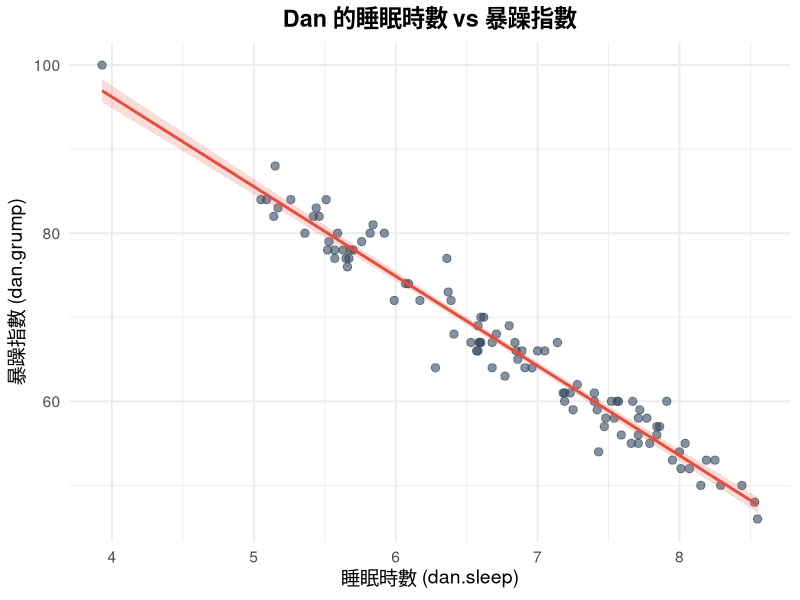
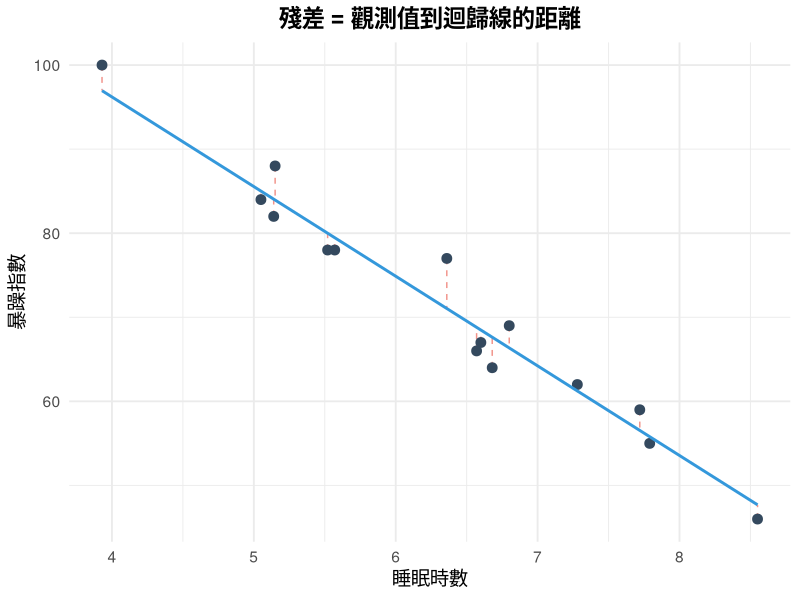
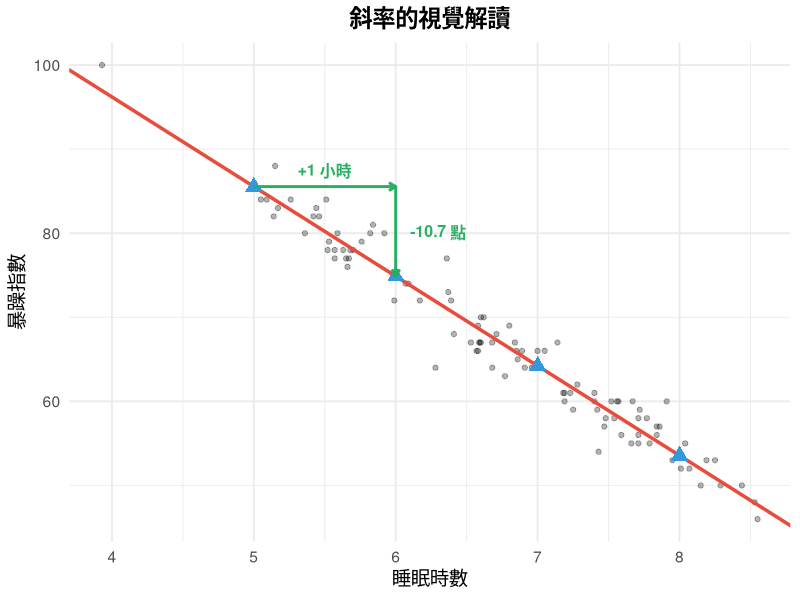
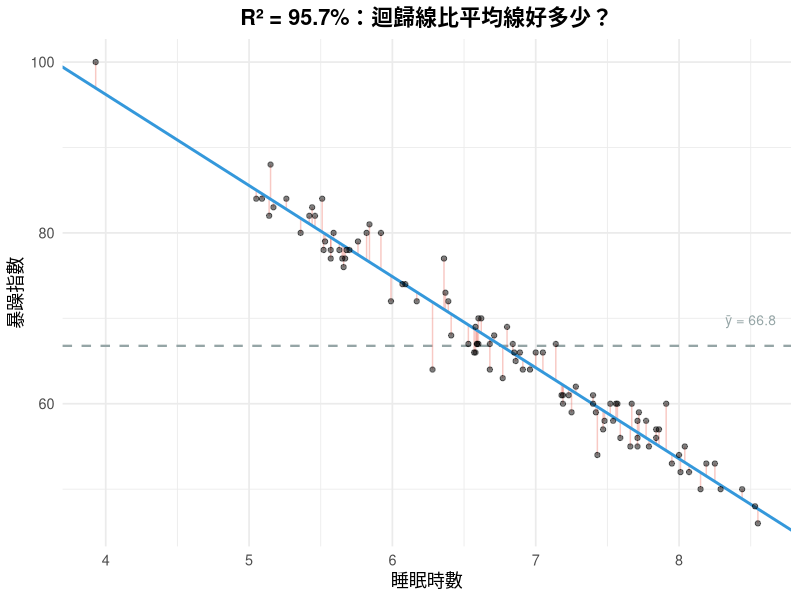
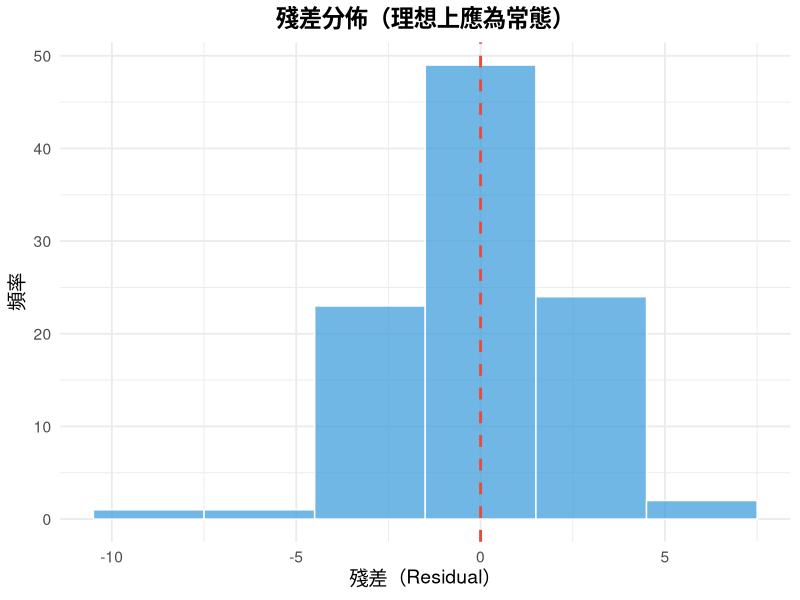
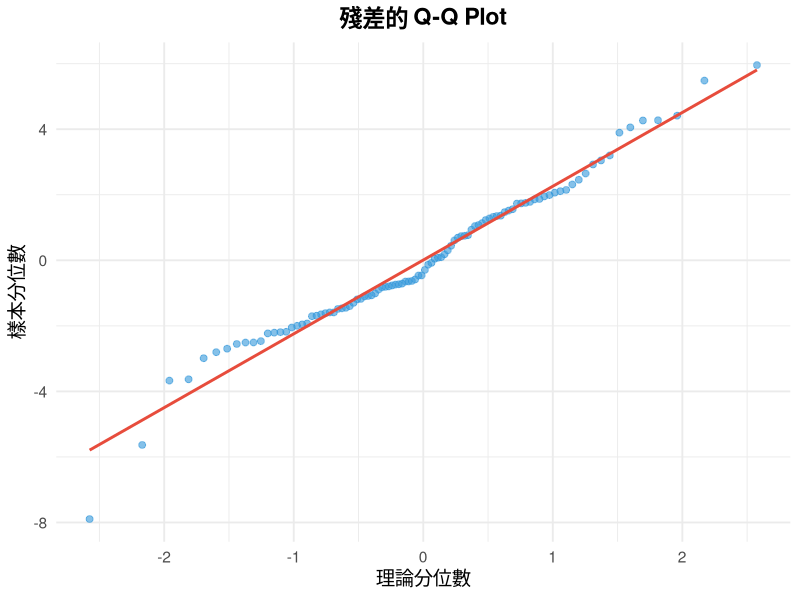
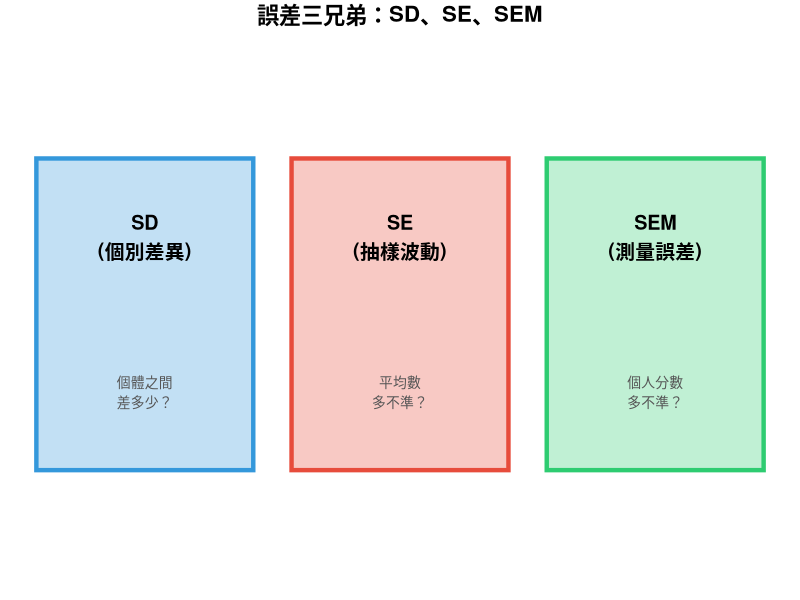

These figures' R source, in order:
## ---- chunk 1
knitr::opts_chunk$set(echo = FALSE, warning = FALSE, message = FALSE,
                      fig.width = 9, fig.height = 5)
library(ggplot2)
library(dplyr)

# ===== parenthood 資料續用（W14 → W15）=====
# 電子書第 12 章：迴歸部分
parenthood <- data.frame(
  dan.sleep = c(7.59, 7.91, 5.14, 7.71, 6.68, 5.99, 8.19, 7.19, 7.40, 6.58,
                8.44, 7.18, 8.01, 5.51, 6.89, 8.00, 7.42, 6.36, 7.86, 7.79,
                5.70, 7.19, 7.54, 3.93, 5.15, 6.57, 8.07, 5.92, 7.47, 6.85,
                6.41, 6.60, 7.95, 6.53, 6.86, 5.82, 6.60, 7.84, 7.84, 7.25,
                6.68, 6.62, 5.42, 7.56, 7.57, 5.53, 8.55, 6.39, 7.72, 6.09,
                7.77, 8.15, 5.67, 5.84, 7.71, 7.23, 8.29, 7.71, 5.26, 7.14,
                8.04, 7.52, 5.46, 5.59, 6.80, 5.57, 6.96, 8.25, 5.66, 5.63,
                7.28, 6.91, 6.84, 5.57, 7.40, 5.65, 6.17, 7.66, 5.09, 7.00,
                7.67, 6.77, 6.28, 5.44, 7.48, 6.37, 8.53, 5.36, 5.52, 6.59,
                7.05, 5.17, 6.58, 5.76, 6.07, 6.71, 7.43, 5.68, 6.59, 5.05),
  dan.grump = c(56, 60, 82, 55, 67, 72, 53, 60, 60, 69,
                50, 61, 52, 84, 66, 54, 59, 77, 57, 55,
                78, 61, 58, 100, 88, 66, 52, 80, 57, 66,
                68, 70, 53, 67, 65, 80, 67, 57, 56, 59,
                64, 70, 82, 60, 60, 79, 46, 72, 59, 74,
                58, 50, 77, 81, 58, 61, 50, 56, 84, 67,
                55, 60, 82, 80, 69, 77, 64, 53, 76, 78,
                62, 64, 67, 78, 61, 77, 72, 55, 84, 66,
                60, 63, 64, 83, 58, 73, 48, 80, 78, 67,
                66, 83, 66, 79, 74, 68, 54, 78, 67, 84)
)

# 預計算迴歸
fit <- lm(dan.grump ~ dan.sleep, data = parenthood)
fit_summary <- summary(fit)
parenthood$predicted <- fitted(fit)
parenthood$residuals <- residuals(fit)
## ---- chunk 2
ggplot(parenthood, aes(x = dan.sleep, y = dan.grump)) +
  geom_point(alpha = 0.6, size = 2.5, color = "#34495e") +
  geom_smooth(method = "lm", se = TRUE, color = "#e74c3c", fill = "#e74c3c", alpha = 0.2) +
  labs(title = "Dan 的睡眠時數 vs 暴躁指數",
       x = "睡眠時數 (dan.sleep)",
       y = "暴躁指數 (dan.grump)") +
  theme_minimal(base_size = 14) +
  theme(plot.title = element_text(hjust = 0.5, face = "bold"))
## ---- chunk 3
set.seed(42)
sample_idx <- sort(sample(1:100, 15))
parenthood_sample <- parenthood[sample_idx, ]

ggplot(parenthood_sample, aes(x = dan.sleep, y = dan.grump)) +
  geom_segment(aes(xend = dan.sleep, yend = predicted),
               color = "#e74c3c", alpha = 0.6, linetype = "dashed") +
  geom_point(size = 3, color = "#34495e") +
  geom_line(aes(y = predicted), color = "#3498db", size = 1) +
  labs(title = "殘差 = 觀測值到迴歸線的距離",
       x = "睡眠時數", y = "暴躁指數") +
  theme_minimal(base_size = 14) +
  theme(plot.title = element_text(hjust = 0.5, face = "bold"))
## ---- chunk 4
sleep_range <- data.frame(dan.sleep = c(5, 6, 7, 8))
sleep_range$predicted <- predict(fit, newdata = sleep_range)

ggplot(parenthood, aes(x = dan.sleep, y = dan.grump)) +
  geom_point(alpha = 0.3, size = 1.5) +
  geom_abline(intercept = coef(fit)[1], slope = coef(fit)[2],
              color = "#e74c3c", size = 1.2) +
  geom_point(data = sleep_range, aes(x = dan.sleep, y = predicted),
             color = "#3498db", size = 4, shape = 17) +
  annotate("segment", x = 5, xend = 6, y = sleep_range$predicted[1], yend = sleep_range$predicted[1],
           color = "#27ae60", size = 1, arrow = arrow(length = unit(0.2, "cm"))) +
  annotate("segment", x = 6, xend = 6, y = sleep_range$predicted[1], yend = sleep_range$predicted[2],
           color = "#27ae60", size = 1, arrow = arrow(length = unit(0.2, "cm"))) +
  annotate("text", x = 5.5, y = sleep_range$predicted[1] + 2,
           label = "+1 小時", color = "#27ae60", size = 4, fontface = "bold") +
  annotate("text", x = 6.3, y = mean(sleep_range$predicted[1:2]),
           label = sprintf("%.1f 點", coef(fit)[2]),
           color = "#27ae60", size = 4, fontface = "bold") +
  labs(title = "斜率的視覺解讀",
       x = "睡眠時數", y = "暴躁指數") +
  theme_minimal(base_size = 14) +
  theme(plot.title = element_text(hjust = 0.5, face = "bold"))
## ---- chunk 5
r_squared <- fit_summary$r.squared
## ---- chunk 6
parenthood_plot <- parenthood %>%
  mutate(
    y_mean = mean(dan.grump),
    ss_total_i = (dan.grump - y_mean)^2,
    ss_resid_i = (dan.grump - predicted)^2
  )

p1 <- ggplot(parenthood_plot, aes(x = dan.sleep, y = dan.grump)) +
  geom_hline(yintercept = mean(parenthood$dan.grump),
             linetype = "dashed", color = "#95a5a6", size = 0.8) +
  geom_segment(aes(xend = dan.sleep, yend = predicted),
               color = "#e74c3c", alpha = 0.3) +
  geom_abline(intercept = coef(fit)[1], slope = coef(fit)[2],
              color = "#3498db", size = 1) +
  geom_point(alpha = 0.5, size = 1.5) +
  annotate("text", x = 8.5, y = mean(parenthood$dan.grump) + 3,
           label = sprintf("ȳ = %.1f", mean(parenthood$dan.grump)),
           color = "#95a5a6", size = 3.5) +
  labs(title = sprintf("R² = %.1f%%：迴歸線比平均線好多少？", r_squared * 100),
       x = "睡眠時數", y = "暴躁指數") +
  theme_minimal(base_size = 13) +
  theme(plot.title = element_text(hjust = 0.5, face = "bold"))

p1
## ---- chunk 7
ggplot(parenthood, aes(x = residuals)) +
  geom_histogram(binwidth = 3, fill = "#3498db", color = "white", alpha = 0.7) +
  geom_vline(xintercept = 0, linetype = "dashed", color = "#e74c3c", size = 1) +
  labs(title = "殘差分佈（理想上應為常態）",
       x = "殘差（Residual）", y = "頻率") +
  theme_minimal(base_size = 14) +
  theme(plot.title = element_text(hjust = 0.5, face = "bold"))
## ---- chunk 8
ggplot(parenthood, aes(sample = residuals)) +
  stat_qq(color = "#3498db", alpha = 0.6, size = 2) +
  stat_qq_line(color = "#e74c3c", size = 1) +
  labs(title = "殘差的 Q-Q Plot",
       x = "理論分位數", y = "樣本分位數") +
  theme_minimal(base_size = 14) +
  theme(plot.title = element_text(hjust = 0.5, face = "bold"))
## ---- chunk 9
error_df <- data.frame(
  type = c("SD\n(個別差異)", "SE\n(抽樣波動)", "SEM\n(測量誤差)"),
  formula = c("s", "s / sqrt(N)", "s × sqrt(1-r)"),
  question = c("個體之間\n差多少？", "平均數\n多不準？", "個人分數\n多不準？"),
  x = 1:3,
  y = 1
)

ggplot(error_df, aes(x = x, y = y)) +
  geom_tile(width = 0.85, height = 0.6, fill = c("#3498db", "#e74c3c", "#2ecc71"),
            alpha = 0.3, color = c("#3498db", "#e74c3c", "#2ecc71"), size = 1.5) +
  geom_text(aes(label = type), y = 1.15, size = 5, fontface = "bold") +
  geom_text(aes(label = question), y = 0.85, size = 3.5, color = "#555555") +
  coord_cartesian(ylim = c(0.5, 1.5)) +
  theme_void() +
  labs(title = "誤差三兄弟：SD、SE、SEM") +
  theme(plot.title = element_text(hjust = 0.5, face = "bold", size = 16))
